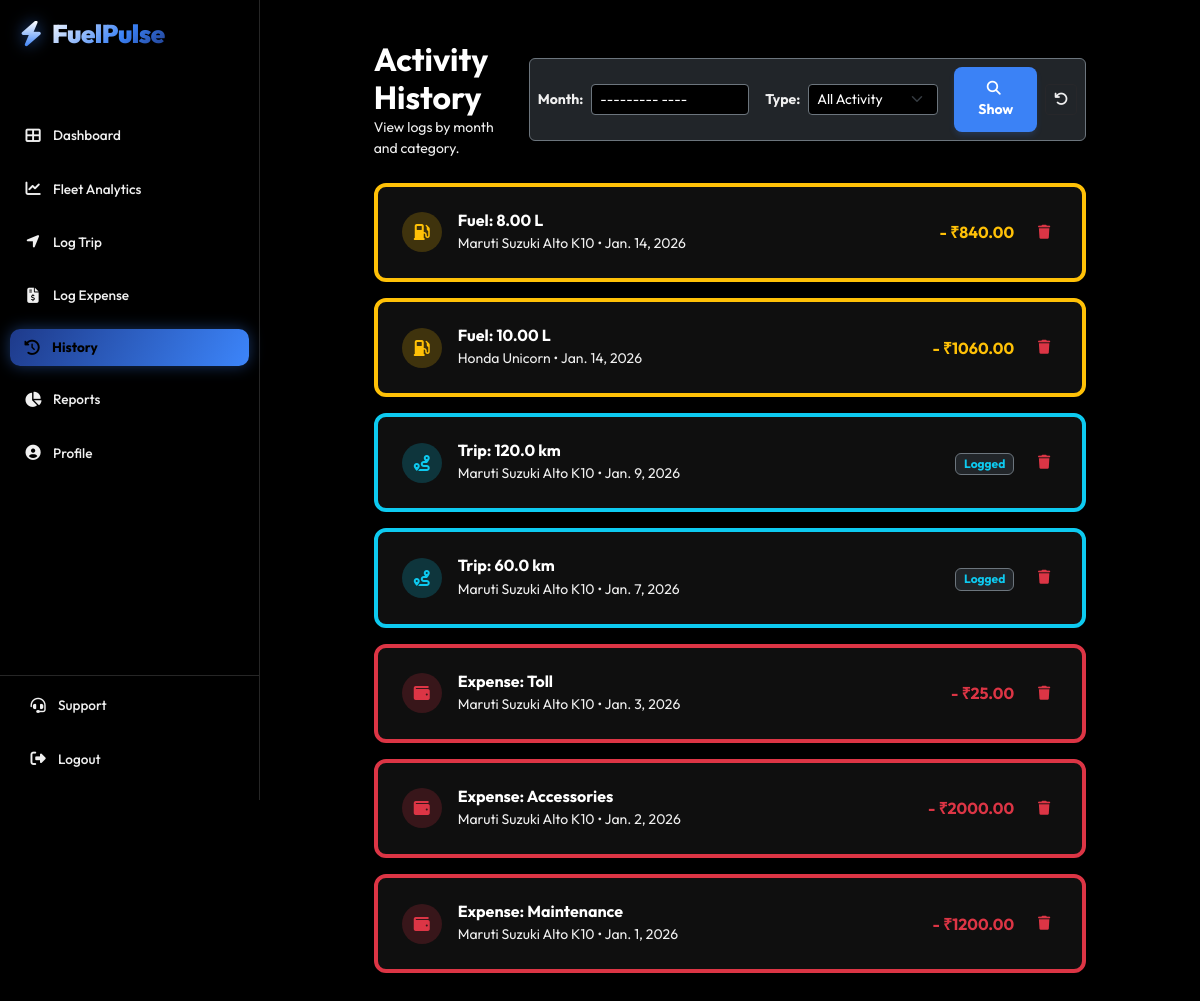
Page /history/ (signed in) on the committed database.
### core/models.py (models this page shows, shortened)
class FuelLog(models.Model):
    vehicle = models.ForeignKey(Vehicle, on_delete=models.CASCADE)
    driver = models.ForeignKey(User, on_delete=models.CASCADE)
    date = models.DateTimeField(default=timezone.now)
    odometer_reading = models.PositiveIntegerField()
    liters_filled = models.DecimalField(max_digits=6, decimal_places=2)
    total_cost = models.DecimalField(max_digits=8, decimal_places=2)
    calculated_km_per_liter = models.DecimalField(max_digits=6, decimal_places=2, null=True, blank=True)
    calculated_cost_per_km = models.DecimalField(max_digits=6, decimal_places=2, null=True, blank=True)

class Vehicle(models.Model):
    CATEGORY_CHOICES = [
        ('Two Wheeler', 'Two Wheeler'),
        ('Four Wheeler', 'Four Wheeler'),
        ('Heavy Vehicle', 'Heavy Vehicle'),
    ]
    ownership_type = models.CharField(max_length=50, default="1st Owner")
    FUEL_CHOICES = [
        ('Petrol', 'Petrol'),
        ('Diesel', 'Diesel'),
        ('CNG', 'CNG'),
        ('Electric', 'Electric')
    ]
    owner = models.ForeignKey(User, on_delete=models.CASCADE)
    category = models.CharField(max_length=20, choices=CATEGORY_CHOICES, default='Four Wheeler')
    make = models.CharField(max_length=50)       # e.g. Maruti, Honda (No restricted choices, accepts JS input)
    model_name = models.CharField(max_length=50) # e.g. Swift, City
    license_plate = models.CharField(max_length=20)
    target_mileage = models.FloatField(default=0.0, help_text="Target km/L (e.g., 18.5)")
    target_cost_per_km = models.FloatField(default=0.0, help_text="Target Cost per KM (e.g., 5.0)")
    purchase_year = models.IntegerField(default=2023)
    purchase_price = models.DecimalField(max_digits=12, decimal_places=2, default=500000.00)
    fuel_type = models.CharField(max_length=20, choices=FUEL_CHOICES, default='Petrol')
    current_odometer = models.IntegerField(default=0)
    purchase_price = models.DecimalField(max_digits=12, decimal_places=2, default=500000.00)
    purchase_year = models.IntegerField(default=2021)
    insurance_expiry = models.DateField(null=True, blank=True)
    pollution_expiry = models.DateField(null=True, blank=True)
    fitness_expiry = models.DateField(null=True, blank=True)
    image_url = models.URLField(max_length=500, blank=True, null=True)
    is_active = models.BooleanField(default=True)

class TripLog(models.Model):
    vehicle = models.ForeignKey(Vehicle, on_delete=models.CASCADE)
    driver = models.ForeignKey(User, on_delete=models.CASCADE)
    date = models.DateField()
    start_odometer = models.FloatField()
    end_odometer = models.FloatField()
    distance_km = models.FloatField(editable=False) # Auto-calculated
    purpose = models.CharField(max_length=100, choices=[
        ('Business', 'Business'),
        ('Personal', 'Personal'),
        ('Commute', 'Commute'),
        ('Delivery', 'Delivery')
    ], default='Personal')
    notes = models.TextField(blank=True, null=True)
    created_at = models.DateTimeField(auto_now_add=True)

class ExpenseLog(models.Model):
    EXPENSE_TYPES = [
        ('Maintenance', 'Maintenance / Service'),
        ('Insurance', 'Insurance'),
        ('Toll', 'Toll / Parking'),
        ('Fine', 'Traffic Fine'),
        ('Cleaning', 'Cleaning / Wash'),
        ('Tax', 'Tax / Registration'),
        ('Accessories', 'Accessories'),
        ('Other', 'Other'),
    ]
    vehicle = models.ForeignKey(Vehicle, on_delete=models.CASCADE)
    user = models.ForeignKey(User, on_delete=models.CASCADE)
    date = models.DateField()
    expense_type = models.CharField(max_length=50, choices=EXPENSE_TYPES)
    amount = models.DecimalField(max_digits=10, decimal_places=2)
    notes = models.TextField(blank=True, null=True)
    created_at = models.DateTimeField(auto_now_add=True)

### core/views.py (the view, shortened to what this page needs)
# urls.py: path('history/', views.history, name='history'),
@login_required
def history(request):
    filter_month = request.GET.get('filter_month')
    filter_type = request.GET.get('filter_type') # 'all', 'trip', 'fuel', 'expense'
    trips = TripLog.objects.filter(driver=request.user)
    fuels = FuelLog.objects.filter(driver=request.user)
    expenses = ExpenseLog.objects.filter(user=request.user)
    if filter_type == 'trip':
        fuels = FuelLog.objects.none()
        expenses = ExpenseLog.objects.none()
    elif filter_type == 'fuel':
        trips = TripLog.objects.none()
        expenses = ExpenseLog.objects.none()
    elif filter_type == 'expense':
        trips = TripLog.objects.none()
        fuels = FuelLog.objects.none()
    for t in trips: t.type = 'trip'
    for f in fuels: f.type = 'fuel'
    for e in expenses: e.type = 'expense'
    def get_sort_date(obj):
        if hasattr(obj.date, 'date'):
            return obj.date.date()
        return obj.date
    timeline = sorted(
        chain(trips, fuels, expenses),
        key=get_sort_date,
        reverse=True
    )
    context = {
        'timeline': timeline,
        'filter_month': filter_month,
        'filter_type': filter_type,
    }
    return render(request, 'core/history.html', context)

### templates/core/history.html (shortened to what this page needs)
{% extends 'base.html' %}
{% block content %}
<div class="row justify-content-center">
    <div class="col-md-10">
        <div class="d-flex flex-column flex-md-row justify-content-between align-items-center mb-4 gap-3">
            <div>
                <h2 class="text-white fw-bold mb-0">Activity History</h2>
                <p class="text-muted small mb-0">View logs by month and category.</p>
            </div>
            <form method="get" class="d-flex align-items-center gap-2 bg-dark p-2 rounded border border-secondary">
                <div class="d-flex align-items-center gap-2">
                    <label class="text-muted small fw-bold">Month:</label>
                    <input type="month" name="filter_month" value="{{ filter_month }}" class="form-control form-control-sm bg-black text-white border-secondary">
                </div>
                <div class="d-flex align-items-center gap-2 ms-2">
                    <label class="text-muted small fw-bold">Type:</label>
                    <select name="filter_type" class="form-select form-select-sm bg-black text-white border-secondary" style="width: 130px;">
                        <option value="all" {% if filter_type == 'all' %}selected{% endif %}>All Activity</option>
                    </select>
                </div>
                <button type="submit" class="btn btn-sm btn-primary fw-bold ms-2">
                    <i class="fas fa-search me-1"></i> Show
                </button>
                <a href="{% url 'history' %}" class="btn btn-sm btn-outline-secondary" title="Reset">
                    <i class="fas fa-undo"></i>
                </a>
            </form>
        </div>
        {% if timeline %}
            <div class="timeline">
                {% for item in timeline %}
                <div class="stats-card mb-3 border-start border-4
                    {% if item.type == 'trip' %}border-info
                    {% elif item.type == 'fuel' %}border-warning
                    {% else %}border-danger{% endif %}">
                    <div class="d-flex justify-content-between align-items-center">
                        <div class="d-flex align-items-center gap-3">
                            <div class="rounded-circle d-flex align-items-center justify-content-center"
                                 style="width: 40px; height: 40px;
                                 background: {% if item.type == 'trip' %}rgba(13, 202, 240, 0.2){% elif item.type == 'fuel' %}rgba(255, 193, 7, 0.2){% else %}rgba(220, 53, 69, 0.2){% endif %};">
                                {% if item.type == 'trip' %}
                                    <i class="fas fa-route text-info"></i>
                                {% elif item.type == 'fuel' %}
                                    <i class="fas fa-gas-pump text-warning"></i>
                                {% else %}
                                    <i class="fas fa-wallet text-danger"></i>
                                {% endif %}
                            </div>
                            <div>
                                <h6 class="text-white mb-0 fw-bold">
                                    {% if item.type == 'trip' %}
                                        Trip: {{ item.distance_km|floatformat:1 }} km
                                    {% elif item.type == 'fuel' %}
                                        Fuel: {{ item.liters_filled }} L
                                    {% else %}
                                        Expense: {{ item.expense_type }}
                                    {% endif %}
                                </h6>
                                <small class="text-muted">
                                    {{ item.vehicle.make }} {{ item.vehicle.model_name }} •
                                    {% if item.date.date %}
                                        {{ item.date.date }}
                                    {% else %}
                                        {{ item.date }}
                                    {% endif %}
                                </small>
                            </div>
                        </div>
                        <div class="d-flex align-items-center gap-3">
                            <div class="text-end">
                                {% if item.type == 'trip' %}
                                    <span class="badge bg-dark border border-secondary text-info">Logged</span>
                                {% elif item.type == 'fuel' %}
                                    <div class="text-warning fw-bold">- ₹{{ item.total_cost }}</div>
                                {% else %}
                                    <div class="text-danger fw-bold">- ₹{{ item.amount }}</div>
                                {% endif %}
                            </div>
                            <a href="{% url 'delete_history_item' item.type item.id %}"
                               class="btn btn-sm btn-outline-danger border-0"
                               onclick="return confirm('Are you sure you want to delete this record? This cannot be undone.');"
                               title="Delete Record">
                                <i class="fas fa-trash"></i>
                            </a>
                        </div>
                    </div>
                </div>
                {% endfor %}
            </div>
        {% else %}
            <div class="text-center py-5">
                <i class="fas fa-filter fa-3x text-muted mb-3 opacity-25"></i>
                <h5 class="text-muted">No records found.</h5>
                <p class="text-muted small">Try selecting a different month or category.</p>
            </div>
        {% endif %}
    </div>
</div>
{% endblock %}

### static/css/styles.css (style rules this page uses)
:root { --bg-body: #000000; --bg-sidebar: #050505; --bg-card: #0f0f0f; --bg-hover: grey; --text-main: #ffffff; --text-muted: grey; --accent: #3b82f6; --accent-hover: #2563eb; --danger: #ef4444; --border: #27272a; }
body { background-color: var(--bg-body); color: var(--text-main); font-family: 'Inter', sans-serif; overflow-x: hidden; }
.stats-card { background-color: var(--bg-card); border: 1px solid var(--border); border-radius: 12px; padding: 1.5rem; transition: transform 0.2s; }
.btn-primary { background-color: var(--accent); color: white; border: none; font-weight: 600; padding: 0.7rem 1.5rem; border-radius: 8px; box-shadow: 0 4px 6px -1px rgba(59, 130, 246, 0.2); }
.btn-outline-secondary { border-color: var(--border); color: var(--text-muted); background: transparent; }

### templates/base.html (style rules this page uses)
:root { --bg-deep: #000000; --sidebar-bg: #000000; --border-glass: rgba(255, 255, 255, 0.15); --text-main: #ffffff; --text-muted: #f0f0f0; --accent-gradient: linear-gradient(120deg, #1e3a8a 0%, #3b82f6 50%, #ffffff 150%); --neon-glow: 0 0 15px rgba(59, 130, 246, 0.4); }
body { background-color: var(--bg-deep); color: var(--text-main); font-family: 'Outfit', sans-serif; overflow-x: hidden; }
h1, h2, h3, h4, h5, h6, p, span, div, li, td, th, label { color: var(--text-main) !important; }
.text-muted { color: var(--text-muted) !important; }
.form-control, .form-select { background-color: #1a1a1a; border-color: var(--border-glass); color: #ffffff !important; }
.form-control::placeholder { color: #aaaaaa; }
a { color: #60a5fa; text-decoration: none; }

### rows in the picture
FuelLog: liters_filled "8.00", vehicle.make "Maruti Suzuki", vehicle.model_name "Alto K10", date "Jan. 14, 2026", total_cost "840.00"
FuelLog: liters_filled "10.00", vehicle.make "Honda", vehicle.model_name "Unicorn", date "Jan. 14, 2026", total_cost "1060.00"
TripLog: distance_km "120.0", vehicle.make "Maruti Suzuki", vehicle.model_name "Alto K10", date "Jan. 9, 2026", shows "Logged"
TripLog: distance_km "60.0", vehicle.make "Maruti Suzuki", vehicle.model_name "Alto K10", date "Jan. 7, 2026", shows "Logged"
ExpenseLog: expense_type "Toll", vehicle.make "Maruti Suzuki", vehicle.model_name "Alto K10", date "Jan. 3, 2026", amount "25.00"
ExpenseLog: expense_type "Accessories", vehicle.make "Maruti Suzuki", vehicle.model_name "Alto K10", date "Jan. 2, 2026", amount "2000.00"
ExpenseLog: expense_type "Maintenance", vehicle.make "Maruti Suzuki", vehicle.model_name "Alto K10", date "Jan. 1, 2026", amount "1200.00"
